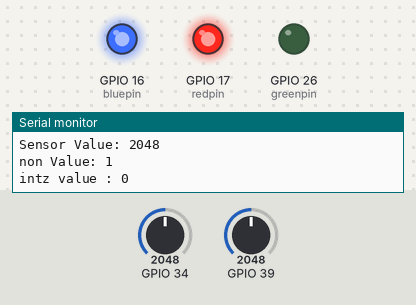
Bench run of a sketch on a simulated ESP32. On the bench: output pins drawn as LEDs (lit = HIGH), the last lines printed to the serial monitor. Inputs (shaded band) come from the test bench; at power-on: GPIO 34 = 2048, GPIO 39 = 2048. WiFi joins after 1.5 s; servers stay silent unless stated; uploads are accepted with an empty reply.

Above: at 2.7 s.
2.8 s: GPIO 34 set to 4049
6.2 s: GPIO 34 set to 4095
At 8.0 s:
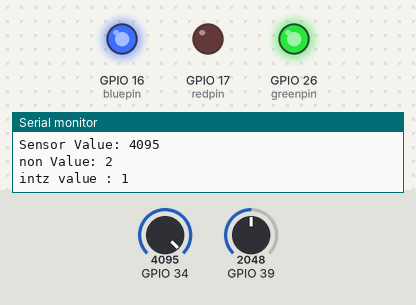
12.0 s: GPIO 39 set to 1082
14.4 s: GPIO 39 set to 962
At 17.4 s:
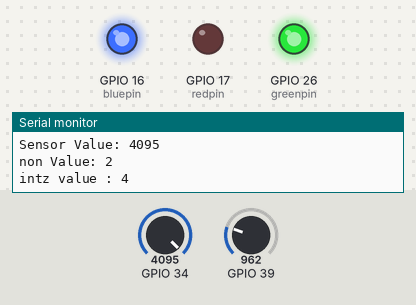
19.7 s: GPIO 34 set to 3603
At 22.9 s:
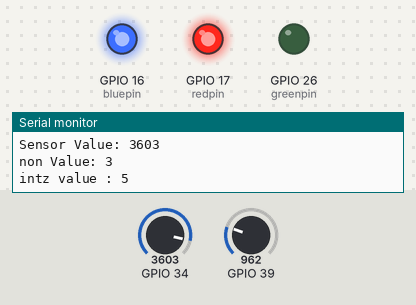
Timing chart, 0 to 24.0 s (numbered marks = the images above; inputs shaded):
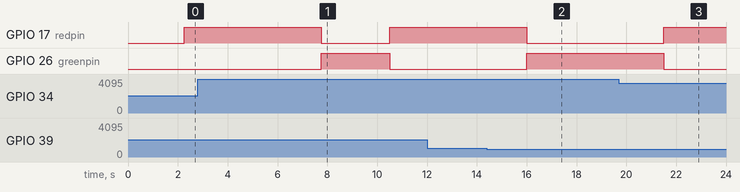

The sketch:

IoT.ino
```cpp
#include <ArduinoJson.h>
#include<string.h>
#include <WiFi.h>
#include <HTTPClient.h>

const char* ssid = "aaa";
const char* password =  "1234567890";

String result = "";
float logOfNumber = 0;
const int sampleWindow = 50; // 샘플링 시간(50 mS = 20Hz)
unsigned int sample;
int redpin = 17;          // redpin 핀 번호
int greenpin = 26;
int bluepin = 16;
int sensor;               // sensor의 값이 0~1023 사이에서 나옵니다.
int non = 0; // number of Noise 약어 non/ 소음 발생 횟수값 선언
int intz = 0; // initialization 약어 intz/ 초기화 할 기준값 선언
int re = 0;
void setup() {


  Serial.begin(115200);
  WiFi.begin(ssid, password);

  while (WiFi.status() != WL_CONNECTED) {
    delay(500);
    Serial.println("Connecting to WiFi..");
  }

  Serial.println("Connected to the WiFi network");
  pinMode(redpin, OUTPUT);
  pinMode(greenpin, OUTPUT);
  pinMode(bluepin, OUTPUT);

}


void loop() {
    digitalWrite(bluepin, HIGH);


  String url = "?sound=" + String(logOfNumber) + "&non=" + int(sensor);

  if ((WiFi.status() == WL_CONNECTED)) { //Check the current connection status

    HTTPClient http;

    http.begin("http://192.168.137.1:8090/1st_Project_Oh_Sound/max9814" + url); //Specify the URL
    int httpCode = http.GET();                                        //Make the request

    if (httpCode > 0) { //Check for the returning code
      Serial.println(url);
      Serial.println(httpCode);
      result = http.getString();
      Serial.println(result);


      unsigned long startMillis = millis(); // 샘플링 시작
      unsigned int peakToPeak = 0;   // 음성신호의 진폭
      unsigned int signalMax = 0;    // 최대크기 초기값 0
      unsigned int signalMin = 1024; // 최소크기 초기값 1024

      int displayPeak = 0;


      while (millis() - startMillis < sampleWindow) // 50ms 마다 데이터 수집
      {
        sample = analogRead(39);  // 마이크 증폭모듈로부터 받아오는 아날로그 값 저장
        if (sample < 1024)  // 값이 1024 보다 작을때
        {
          if (sample > signalMax) // 0보다 크면
          {
            signalMax = sample;  // signalMax에 저장
          }
          else if (sample < signalMin) // 1024보다 작으면
          {
            signalMin = sample;  // signalMin에 저장
          }
        }
      }

      peakToPeak = signalMax - signalMin;  // 최대- 최소 = 진폭값
      double sound = (peakToPeak * 5.0) / 9;  // // 전압 단위로 변환 = 소리 크기로 변환
      logOfNumber = 28 * log10(sound) / 1.5;

      if (logOfNumber < 45) {
        re = 0;
        //digitalWrite(redpin, LOW);
        //digitalWrite(greenpin, HIGH);

      } else if (logOfNumber >= 45) {
        re++;
        // if (re > 3) {
        //digitalWrite(greenpin, LOW);
        //digitalWrite(redpin, HIGH);
        //}
      }
      Serial.print(" peakToPeak : ");
      Serial.print(peakToPeak);
      Serial.print("\t\t sound  : ");
      Serial.print(logOfNumber);
      Serial.print("dB");
      Serial.println();
      delay(500);


      sensor = analogRead(34);
      if (sensor < 4095) {
        Serial.print("Sensor Value: "); // 시리얼 모니터에 값을 보여줍니다.
        Serial.println(sensor);
        non = non + 1;
        // tft.setTextSize(8);
        //tft.println("Vibration");
        //tft.setTextSize(10);
        // tft.print(non);
        //tft.println("sec");

        if (non > 60) {
          intz = 0;
        }
      }
      else {
        Serial.print("Sensor Value: ");
        Serial.println(sensor);
        intz = intz + 1;
        //tft.setTextSize(15);
        //tft.println("No");
        //tft.setTextSize(8);
        // tft.println("Vibration");

        if (intz > 180) {
          non = 0;
        }
      }
      Serial.print("non Value: ");
      Serial.println(non);
      Serial.print("intz value : ");
      Serial.println(intz);
      if (non > 60) {

      } else if (non < 60) {

      }

      //tft.fillScreen(BLACK);
      unsigned long start = micros();
      //tft.setCursor(0, 0);


      if (sensor < 4095 || re > 3) {
        digitalWrite(greenpin, LOW);
        digitalWrite(redpin, HIGH);
      } else {
        digitalWrite(redpin, LOW);
        digitalWrite(greenpin, HIGH);
      }


      //tft.setTextColor(WHITE);
      delay(1000);


      DynamicJsonBuffer jsonBuffer;
      JsonObject& root = jsonBuffer.parseObject(result);
      String result_bw = root["led"];
      int led1 = result_bw.toInt();
      int led2 = led1;


    }
    else {
      Serial.println("Error on HTTP request");
    }

    http.end(); //Free the resources
  }
  delay(1000);
}
```

Measured:
- the behaviour switches between 4094 and 4095 on GPIO 34 (found by bisection; images 0 and 1)
- after the input at 6.2 s, GPIO 17 (redpin): HIGH → LOW after 1.6 s, → HIGH 2.8 s later; GPIO 26 (greenpin): LOW → HIGH after 1.6 s, → LOW 2.8 s later
- after the input at 14.4 s, GPIO 17 (redpin): HIGH → LOW after 1.6 s; GPIO 26 (greenpin): LOW → HIGH after 1.6 s
- after the input at 19.7 s, GPIO 17 (redpin): LOW → HIGH after 1.8 s; GPIO 26 (greenpin): HIGH → LOW after 1.8 s
